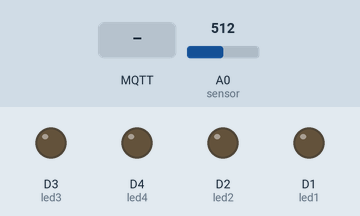
Recording of a sketch running on a simulated ESP8266 (NodeMCU). On the bench: output pins drawn as LEDs (lit = HIGH). The inputs (shaded band) are chosen by the test bench; at power-on: A0 (sensor) = 512. WiFi joins after 1.5 s; servers stay silent unless stated; no MQTT or app messages arrive unless stated; what the sketch prints to the serial monitor is not drawn.

Above: at 2.3 s.
2.4 s: MQTT message "5" arrives on the first subscribed topic
At 4.6 s:
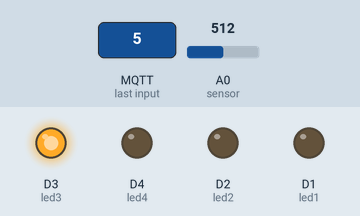
4.9 s: MQTT message "on" arrives on the first subscribed topic
6.4 s: MQTT message "off" arrives on the first subscribed topic
Timing chart, 0 to 9.4 s (numbered marks = the images above; inputs shaded):
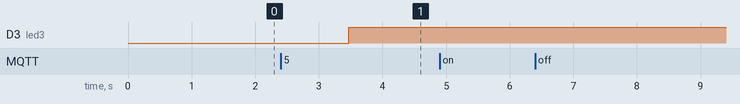

Measured:
- after the input at 2.4 s, D3 (led3): LOW → HIGH after 1.1 s

The sketch:

suhu.ino
```cpp
#include <EEPROM.h>
#include <ESP8266WiFi.h>
#include <PubSubClient.h>
#include <Wire.h>
#include <stdlib.h>
#include <iostream>

WiFiClient espClient;
PubSubClient client(espClient);

// Connect to the WiFi
const char* ssid = "441306";
const char* password = "redarmy1992";
const char* mqtt_server = "riset.revolusi-it.com";

const char* topik = "iot/G_231_19_0193";

String messages_terima;
String messages_kirim;

int led1=D1;
int led2=D2;
int led3=D3;
int led4=D4;

int sensor=A0;
float nilai_analog, nilai_volt, nilai_suhu;


void reconnect() {
 // Loop until we're reconnected
 while (!client.connected()) {
 Serial.print("Menghubungkan diri ke MQTT Server : "+(String)mqtt_server);
 // Attempt to connect
 if (client.connect("G.231.19.0193-2341")) {
  Serial.println("connected");
  // ... and subscribe to topic
  client.subscribe(topik);
 } else {
  Serial.print("failed, rc=");
  Serial.print(client.state());
  Serial.println(" coba lagi dalam 5 detik...");
  // Wait 5 seconds before retrying
  delay(5000);
  }
 }
}


void konek_wifi()
{
WiFi.begin(ssid, password);
  while (WiFi.status() != WL_CONNECTED) {
    delay(500);
    Serial.print(".");
  }
  Serial.println("");
  Serial.println("WiFi connected");
}

float baca_suhu()
{
  nilai_analog=analogRead(sensor);
  nilai_volt = (nilai_analog/1024)*3;
  nilai_suhu = nilai_volt*100;

  Serial.println("Analog = "+(String)nilai_analog);
  Serial.println("Voltase = "+(String)nilai_volt);
  Serial.println("Suhu = "+(String)nilai_suhu+" celcius");

  return nilai_suhu;
}

void callback(char* topic, byte* payload, unsigned int length) {

Serial.print("Pesan dari MQTT [");
Serial.print(topic);
Serial.print("] ");
messages_terima="";
for (int i=0;i<length;i++) { // susun jadi string saja...
char receivedChar = (char)payload[i];
messages_terima=messages_terima+(char)payload[i]; // ambil pesannya masukkan dalam string
}
  Serial.println(messages_terima);

float suhu=baca_suhu();

messages_kirim=(String)suhu;
  char attributes[100];
messages_kirim.toCharArray(attributes, 100);
client.publish(topik,attributes,true);
Serial.println("messages : "+messages_kirim+" terkirim.....");
delay(1000);

int suhu_led;
suhu_led=messages_kirim.toInt();
 if (suhu_led <= 29){
   digitalWrite(led1,0);
   digitalWrite(led2,0);
   digitalWrite(led3,0);
   digitalWrite(led4,0);
 }if (suhu_led >= 29){
   digitalWrite(led1,1);
   digitalWrite(led2,0);
   digitalWrite(led3,0);
   digitalWrite(led4,0);
   }if (suhu_led >= 30){
   digitalWrite(led1,0);
   digitalWrite(led2,1);
   digitalWrite(led3,0);
   digitalWrite(led4,0);
 }if (suhu_led >= 31){
   digitalWrite(led1,0);
   digitalWrite(led2,0);
   digitalWrite(led3,1);
   digitalWrite(led4,0);
 }


}
 // ------------------------------- begin --------------------------------------- //
void setup()
{
 Serial.begin(9600);

 client.setServer(mqtt_server, 1883);
 client.setCallback(callback);
 pinMode(sensor, INPUT);
 pinMode(led1, OUTPUT);
 pinMode(led2, OUTPUT);
 pinMode(led3, OUTPUT);
 pinMode(led4, OUTPUT);
 digitalWrite(led1,0);
 digitalWrite(led2,0);
 digitalWrite(led3,0);
 digitalWrite(led4,0);

}

void loop()
{

 if(WiFi.status() != WL_CONNECTED) { konek_wifi(); } // jika tidak konek wifi maka di reconnect
 if (!client.connected()) { reconnect(); } // reconnect apabila belum konek

 client.loop();

}
```
